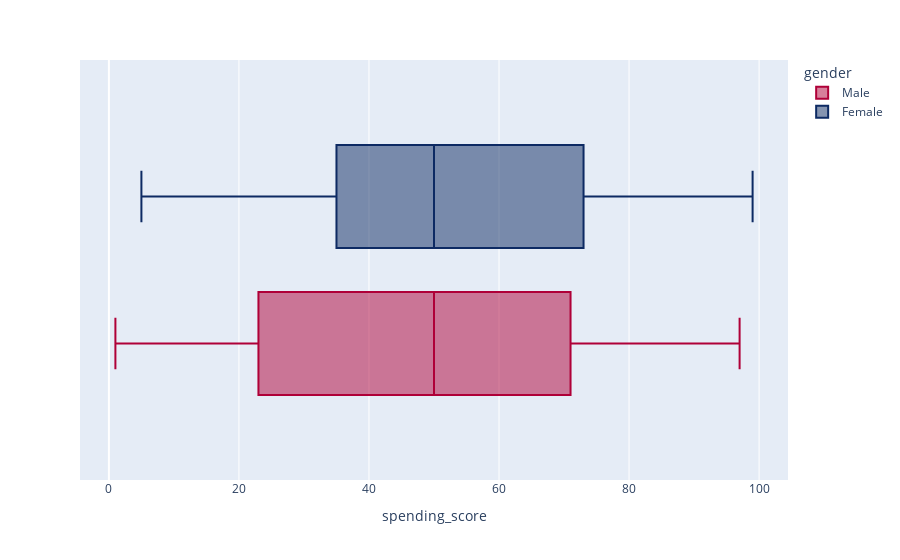

Source (notebook cell):
### Code cell
px.box(data_frame=df,x="spending_score",color="gender",color_discrete_sequence=px.colors.qualitative.Dark24_r)

### Figure 1 — Plotly figure (JSON) as saved in the notebook; plotly's stock layout.template omitted (floating-point values rounded to 4 significant figures)
{"data": [{"alignmentgroup": "True", "hovertemplate": "gender=Male<br>spending_score=%{x}<extra></extra>", "legendgroup": "Male", "marker": {"color": "#AF0038"}, "name": "Male", "notched": false, "offsetgroup": "Male", "orientation": "h", "showlegend": true, "type": "box", "x": [39, 81, 3, 14, 13, 79, 66, 29, 35, 73, 73, 82, 61, 4, 4, 92, 92, 36, 60, 60, 41, 46, 46, 56, 55, 51, 59, 59, 55, 47, 54, 48, 51, 55, 41, 46, 41, 49, 52, 42, 49, 59, 55, 56, 46, 43, 48, 52, 46, 56, 91, 35, 95, 11, 75, 9, 75, 5, 73, 10, 93, 12, 97, 36, 90, 17, 88, 1, 1, 5, 26, 20, 63, 13, 75, 10, 92, 15, 69, 14, 90, 15, 97, 68, 8, 74, 18, 83], "x0": " ", "xaxis": "x", "y0": " ", "yaxis": "y"}, {"alignmentgroup": "True", "hovertemplate": "gender=Female<br>spending_score=%{x}<extra></extra>", "legendgroup": "Female", "marker": {"color": "#0D2A63"}, "name": "Female", "notched": false, "offsetgroup": "Female", "orientation": "h", "showlegend": true, "type": "box", "x": [6, 77, 40, 76, 6, 94, 72, 99, 15, 77, 35, 98, 5, 14, 32, 31, 87, 73, 14, 81, 17, 73, 26, 75, 35, 61, 28, 65, 55, 47, 42, 42, 52, 54, 45, 50, 51, 52, 59, 50, 48, 47, 42, 49, 56, 53, 52, 42, 44, 57, 58, 55, 60, 46, 55, 40, 42, 47, 50, 41, 48, 42, 50, 54, 42, 48, 50, 43, 59, 43, 57, 40, 58, 29, 77, 34, 71, 88, 7, 72, 5, 40, 87, 74, 22, 20, 76, 16, 89, 78, 73, 35, 83, 93, 75, 95, 27, 13, 86, 32, 86, 88, 39, 24, 17, 85, 23, 69, 91, 16, 79, 28], "x0": " ", "xaxis": "x", "y0": " ", "yaxis": "y"}], "layout": {"boxmode": "group", "legend": {"title": {"text": "gender"}, "tracegroupgap": 0}, "margin": {"t": 60}, "xaxis": {"anchor": "y", "domain": [0, 1], "title": {"text": "spending_score"}}, "yaxis": {"anchor": "x", "domain": [0, 1]}}}
